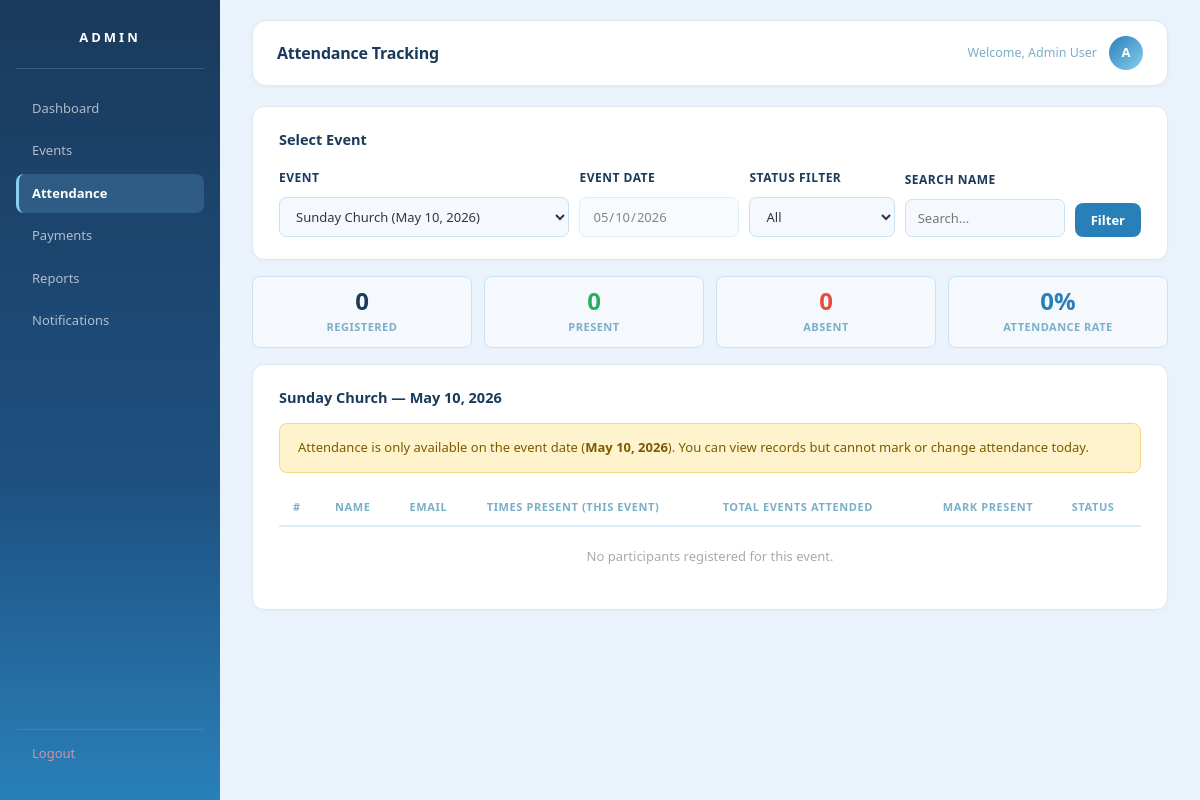
Page /attendance.php?event_id=4 (signed in) on the earlier database version.
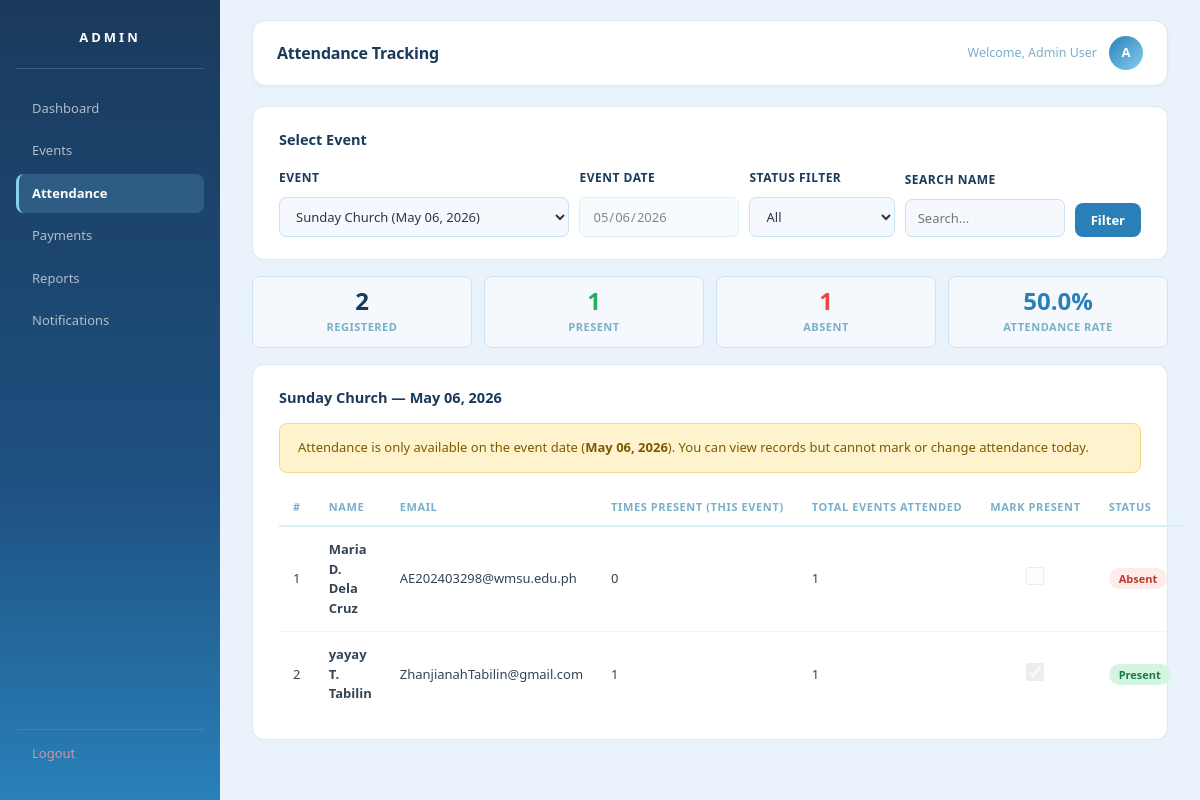
Same page on the later database version.
### tables this page shows
CREATE TABLE `users` (
  `id` int(11) NOT NULL,
  `name` varchar(100) NOT NULL,
  `email` varchar(100) NOT NULL,
  `password` varchar(255) NOT NULL,
  `role` enum('admin','member') DEFAULT 'member',
  `created_at` timestamp NOT NULL DEFAULT current_timestamp(),
  `email_verified` tinyint(1) DEFAULT 0,
  `first_name` varchar(50) NOT NULL,
  `middle_initial` char(1) DEFAULT NULL,
  `surname` varchar(50) NOT NULL
);

### attendance.php (the view, shortened to what the changed rows need)
<?php
require_once 'database.php';
$event_list = $conn->query("SELECT id, event_name, event_date FROM events ORDER BY event_date DESC");
$selected_event = isset($_GET['event_id']) ? (int)$_GET['event_id'] : 0;
$attendance_date = date('Y-m-d');
$is_event_today = false;
if ($selected_event > 0) {
    $ev_date_check = $conn->query("SELECT DATE(event_date) AS edate FROM events WHERE id = $selected_event")->fetch_assoc();
    if ($ev_date_check) {
        $attendance_date = $ev_date_check['edate'];
        $is_event_today = ($ev_date_check['edate'] === date('Y-m-d'));
    }
}
$attendance_data = null;
$event_info = null;
if ($selected_event > 0) {
    $event_info = $conn->query("SELECT * FROM events WHERE id = $selected_event")->fetch_assoc();
    $filter_where = '';
    $query = "
        WITH attendance_summary AS (
            SELECT
                user_id,
                event_id,
                COUNT(CASE WHEN status = 'present' THEN 1 END) AS times_present,
                MAX(attendance_date) AS last_attended
            FROM attendance
            GROUP BY user_id, event_id
        )
        SELECT
            u.id AS user_id,
            u.name,
            u.email,
            COALESCE(a.status, 'absent') AS status,
            COALESCE(a.attendance_date, '$attendance_date') AS attendance_date,
            COALESCE(ats.times_present, 0) AS times_present,
            (SELECT COUNT(*) FROM events) AS total_events,
            (SELECT COUNT(*) FROM attendance WHERE user_id = u.id AND status = 'present') AS total_present_all
        FROM registrations r
        JOIN users u ON u.id = r.user_id
        LEFT JOIN attendance a ON a.user_id = r.user_id AND a.event_id = r.event_id AND a.attendance_date = '$attendance_date'
        LEFT JOIN attendance_summary ats ON ats.user_id = r.user_id AND ats.event_id = r.event_id
        WHERE r.event_id = $selected_event $filter_where
        ORDER BY u.name ASC
    ";
    $attendance_data = $conn->query($query);
}
$stats = null;
if ($selected_event > 0) {
    $stats = $conn->query("
        SELECT
            COUNT(DISTINCT r.user_id) AS total_reg,
            COUNT(DISTINCT CASE WHEN a.status='present' THEN a.user_id END) AS total_present,
            COUNT(DISTINCT CASE WHEN a.status='absent' OR a.id IS NULL THEN r.user_id END) AS total_absent,
            ROUND(COUNT(DISTINCT CASE WHEN a.status='present' THEN a.user_id END) / COUNT(DISTINCT r.user_id) * 100, 1) AS pct
        FROM registrations r
        LEFT JOIN attendance a ON a.user_id = r.user_id AND a.event_id = r.event_id AND a.attendance_date = '$attendance_date'
        WHERE r.event_id = $selected_event
    ")->fetch_assoc();
}
?>
<!DOCTYPE html>
<html lang="en">
<head>
<link rel="stylesheet" href="admin_dashboard.css">
</head>
<body>
<div class="sidebar">
    <h2>ADMIN</h2>
</div>
<div class="main">
    <div class="header">
        <h1>Attendance Tracking</h1>
    </div>
    <div class="container">
        <div class="section" style="margin-bottom:16px;">
            <h2>Select Event</h2>
            <form method="GET" style="display:flex;gap:10px;flex-wrap:wrap;align-items:flex-end;">
                <div class="form-group" style="flex:2;min-width:200px;margin-bottom:0;">
                    <label>Event</label>
                    <select name="event_id" onchange="this.form.submit()">
                        <?php
                        $event_list->data_seek(0);
                        while ($ev = $event_list->fetch_assoc()):
                        ?>
                        <option value="<?= $ev['id'] ?>" <?= $selected_event == $ev['id'] ? 'selected' : '' ?>>
                            <?= htmlspecialchars($ev['event_name']) ?> (<?= date('M d, Y', strtotime($ev['event_date'])) ?>)
                        </option>
                        <?php endwhile; ?>
                    </select>
                </div>
                <div class="form-group" style="flex:1;min-width:160px;margin-bottom:0;">
                    <label>Event Date</label>
                    <input type="date" name="attendance_date" value="<?= $attendance_date ?>" readonly disabled style="opacity:0.6;cursor:not-allowed;">
                </div>
            </form>
        </div>
        <?php if ($selected_event > 0 && $event_info): ?>
        <?php if ($stats): ?>
        <div class="stats-row">
            <div class="stat-box"><div class="num"><?= $stats['total_reg'] ?></div><div class="lbl">Registered</div></div>
            <div class="stat-box"><div class="num" style="color:#27ae60;"><?= $stats['total_present'] ?></div><div class="lbl">Present</div></div>
            <div class="stat-box"><div class="num" style="color:#e74c3c;"><?= $stats['total_absent'] ?></div><div class="lbl">Absent</div></div>
            <div class="stat-box"><div class="num" style="color:#2980b9;"><?= $stats['pct'] ?? 0 ?>%</div><div class="lbl">Attendance Rate</div></div>
        </div>
        <?php endif; ?>
        <div class="section">
            <div class="flex">
                <h2><?= htmlspecialchars($event_info['event_name']) ?> — <?= date('M d, Y', strtotime($attendance_date)) ?></h2>
            </div>
            <?php if (!$is_event_today): ?>
            <div class="alert-warning">
                Attendance is only available on the event date (<strong><?= date('M d, Y', strtotime($attendance_date)) ?></strong>). You can view records but cannot mark or change attendance today.
            </div>
            <?php endif; ?>
            <table>
                <tr>
                    <th>#</th>
                    <th>Name</th>
                    <th>Email</th>
                    <th>Times Present (this event)</th>
                    <th>Total Events Attended</th>
                    <th style="text-align:center;">Mark Present</th>
                    <th>Status</th>
                </tr>
                <?php if ($attendance_data && $attendance_data->num_rows > 0): ?>
                <?php $i = 1; while ($row = $attendance_data->fetch_assoc()): ?>
                <tr>
                    <td><?= $i++ ?></td>
                    <td><strong><?= htmlspecialchars($row['name']) ?></strong></td>
                    <td><?= htmlspecialchars($row['email']) ?></td>
                    <td><?= $row['times_present'] ?></td>
                    <td><?= $row['total_present_all'] ?></td>
                    <td style="text-align:center;">
                        <input <?= $is_event_today ? 'form="attendanceForm"' : 'disabled' ?> type="checkbox" class="toggle-check att-check"
                            name="status[<?= $row['user_id'] ?>]"
                            value="present"
                            <?= $row['status'] === 'present' ? 'checked' : '' ?>
                            <?= !$is_event_today ? 'style="opacity:0.4;cursor:not-allowed;"' : '' ?>>
                    </td>
                    <td>
                        <?php if ($row['status'] === 'present'): ?>
                            <span class="badge-present">Present</span>
                        <?php else: ?>
                            <span class="badge-absent">Absent</span>
                        <?php endif; ?>
                    </td>
                </tr>
                <?php endwhile; ?>
                <?php else: ?>
                <tr><td colspan="7" style="text-align:center;color:#aaa;padding:20px;">No participants registered for this event.</td></tr>
                <?php endif; ?>
            </table>
        </div>
        <?php else: ?>
        <div class="section">
            <p style="text-align:center;color:#aaa;padding:30px;">Select an event above to manage attendance.</p>
        </div>
        <?php endif; ?>
    </div>
</div>
</body>
</html>

Differences in the rows shown:
added users: name "Maria D. Dela Cruz", email "AE202403298@wmsu.edu.ph", times_present "0", total_present_all "1", shows "Absent"
added users: name "yayay T. Tabilin", email "ZhanjianahTabilin@gmail.com", times_present "1", total_present_all "1", user_id "☑", shows "Present"
Other differences:
form field event_id: "Sunday Church (May 10, 2026)" → "Sunday Church (May 06, 2026)"
form field attendance_date: "05/10/2026" → "05/06/2026"
$stats['total_reg']: "0" → "2"
$stats['total_present']: "0" → "1"
$stats['total_absent']: "0" → "1"
$stats['pct']: "0" → "50.0"
date('M d, Y', strtotime($attendance_date)): "May 10, 2026" → "May 06, 2026"
text no longer shown: "No participants registered for this event."
